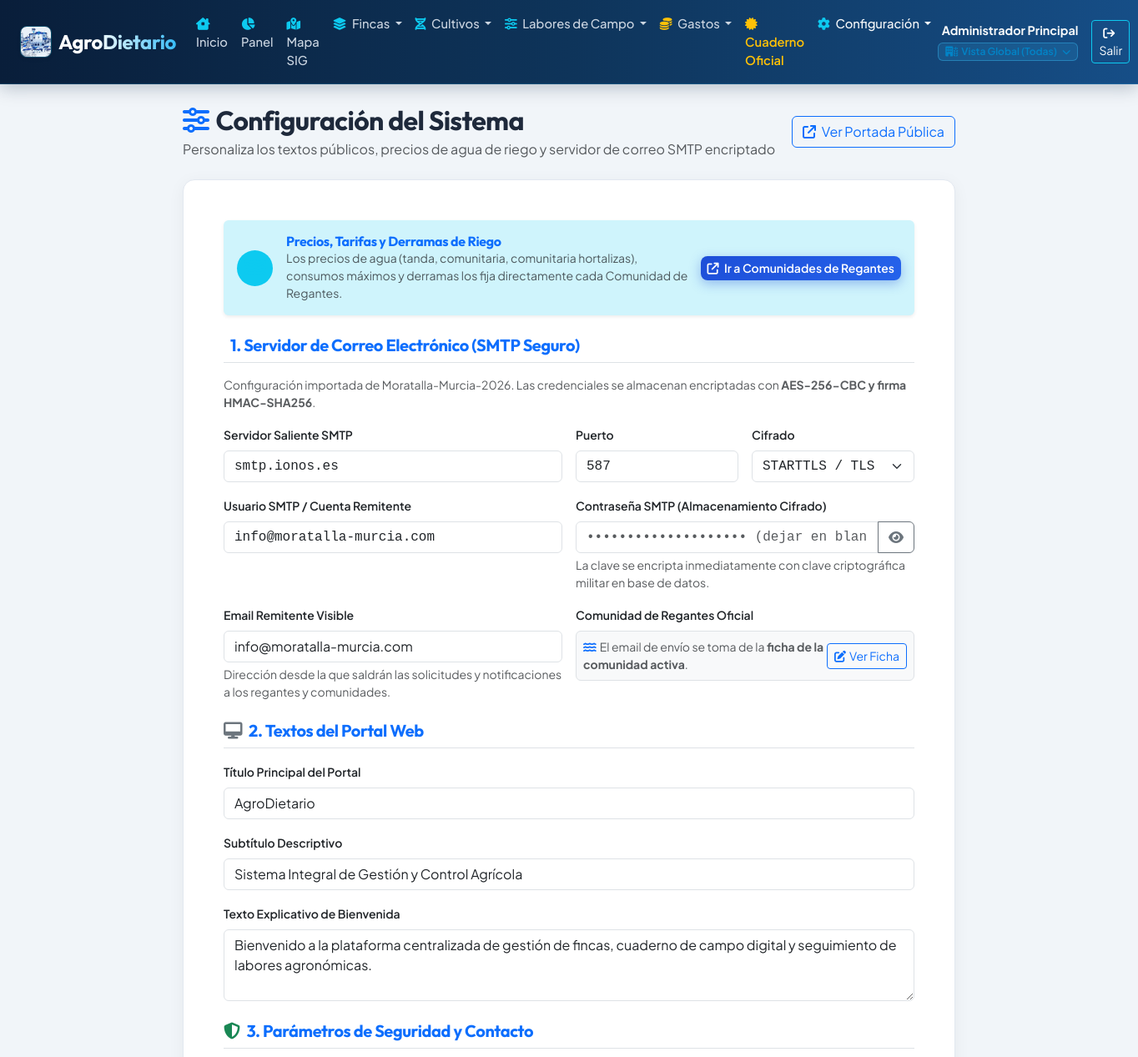
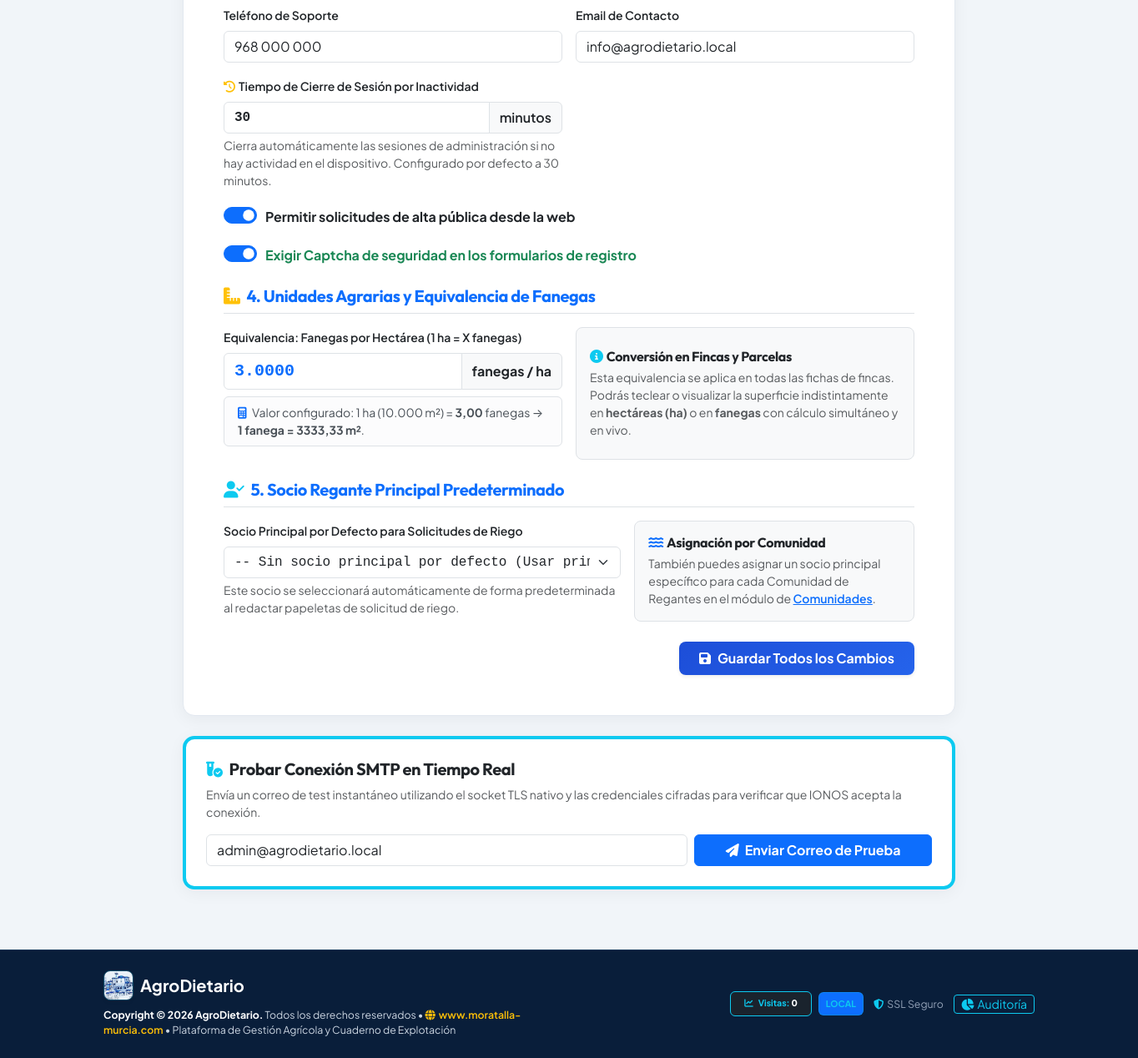
/views/admin/configuracion.php (signed in), run on the app's committed database (2 pictures, top to bottom).
### tables this page shows
CREATE TABLE configuracion_web (
    id_config INT AUTO_INCREMENT PRIMARY KEY,
    titulo_portal VARCHAR(150) NOT NULL DEFAULT 'AgroDietario - Gestión Agrícola',
    subtitulo_portal VARCHAR(255) NULL DEFAULT 'Control agronómico, trazabilidad de fincas y cuaderno de explotación digital',
    descripcion_bienvenida TEXT NULL,
    telefono_soporte VARCHAR(50) NULL,
    email_contacto VARCHAR(120) NULL,
    permitir_registro_publico TINYINT(1) NOT NULL DEFAULT 1,
    usar_captcha TINYINT(1) NOT NULL DEFAULT 1,
    mensaje_pendiente_aprobacion TEXT NULL,
    color_primario VARCHAR(20) DEFAULT '#2e7d32',
    fanegas_por_hectarea DECIMAL(8,4) NOT NULL DEFAULT 3.0000,
    tiempo_inactividad_minutos INT NOT NULL DEFAULT 30,
    actualizado_el TIMESTAMP DEFAULT CURRENT_TIMESTAMP ON UPDATE CURRENT_TIMESTAMP
);

### views/admin/configuracion.php (the view, shortened to what the rows shown need)
<?php
require_once VIEWS_PATH . '/layouts/header.php';
$db = Database::getConnection();
$cfg = $db->query("SELECT * FROM configuracion_web WHERE id_config = 1 LIMIT 1")->fetch();
?>
<div class="container py-4">
    <div class="row justify-content-center">
        <div class="col-lg-10">
            <div class="d-flex justify-content-between align-items-center mb-4">
                <div>
                    <h2 class="fw-bold mb-1"><i class="fa-solid fa-sliders text-primary me-2"></i>Configuración del Sistema</h2>
                </div>
            </div>
            <div class="card card-custom p-4 p-md-5 mb-4">
                <form action="<?= APP_URL ?>/admin/configuracion" method="POST">
                    <div class="mb-3">
                        <label class="form-label fw-semibold small">Título Principal del Portal</label>
                        <input type="text" name="titulo_portal" class="form-control" value="<?= htmlspecialchars(isset($cfg['titulo_portal']) ? $cfg['titulo_portal'] : '') ?>" required>
                    </div>
                    <div class="mb-3">
                        <label class="form-label fw-semibold small">Subtítulo Descriptivo</label>
                        <input type="text" name="subtitulo_portal" class="form-control" value="<?= htmlspecialchars(isset($cfg['subtitulo_portal']) ? $cfg['subtitulo_portal'] : '') ?>">
                    </div>
                    <div class="mb-4">
                        <label class="form-label fw-semibold small">Texto Explicativo de Bienvenida</label>
                        <textarea name="descripcion_bienvenida" class="form-control" rows="3"><?= htmlspecialchars(isset($cfg['descripcion_bienvenida']) ? $cfg['descripcion_bienvenida'] : '') ?></textarea>
                    </div>
                    <div class="row g-3 mb-3">
                        <div class="col-md-6">
                            <label class="form-label fw-semibold small">Teléfono de Soporte</label>
                            <input type="text" name="telefono_soporte" class="form-control" value="<?= htmlspecialchars(isset($cfg['telefono_soporte']) ? $cfg['telefono_soporte'] : '') ?>">
                        </div>
                        <div class="col-md-6">
                            <label class="form-label fw-semibold small">Email de Contacto</label>
                            <input type="email" name="email_contacto" class="form-control" value="<?= htmlspecialchars(isset($cfg['email_contacto']) ? $cfg['email_contacto'] : '') ?>">
                        </div>
                    </div>
                    <div class="row g-3 mb-3">
                        <div class="col-md-6">
                            <div class="input-group">
                                <input type="number" name="tiempo_inactividad_minutos" min="1" max="1440" step="1" class="form-control fw-bold font-monospace" value="<?= (int)(isset($cfg['tiempo_inactividad_minutos']) ? $cfg['tiempo_inactividad_minutos'] : 30) ?>" required>
                                <span class="input-group-text fw-semibold">minutos</span>
                            </div>
                        </div>
                    </div>
                    <div class="mb-3">
                        <div class="form-check form-switch fs-5">
                            <input class="form-check-input" type="checkbox" id="permitir_registro_publico" name="permitir_registro_publico" value="1" <?= (!empty($cfg['permitir_registro_publico'])) ? 'checked' : '' ?>>
                            <label class="form-check-label fs-6 fw-bold" for="permitir_registro_publico">Permitir solicitudes de alta pública desde la web</label>
                        </div>
                    </div>
                    <div class="mb-4">
                        <div class="form-check form-switch fs-5">
                            <input class="form-check-input" type="checkbox" id="usar_captcha" name="usar_captcha" value="1" <?= (!empty($cfg['usar_captcha'])) ? 'checked' : '' ?>>
                            <label class="form-check-label fs-6 fw-bold text-success" for="usar_captcha">Exigir Captcha de seguridad en los formularios de registro</label>
                        </div>
                    </div>
                    <div class="row g-3 mb-4">
                        <div class="col-md-6">
                            <div class="input-group">
                                <input type="number" step="0.0001" min="0.01" name="fanegas_por_hectarea" class="form-control font-monospace fs-5 fw-bold text-primary" value="<?= htmlspecialchars(isset($cfg['fanegas_por_hectarea']) ? $cfg['fanegas_por_hectarea'] : '3.0000') ?>" required id="cfg_fanegas_input" oninput="calcularM2Fanega()">
                                <span class="input-group-text fw-bold">fanegas / ha</span>
                            </div>
                        </div>
                    </div>
                </form>
            </div>
        </div>
    </div>
</div>
<?php require_once VIEWS_PATH . '/layouts/footer.php'; ?>

### data on the page
configuracion_web: titulo_portal "AgroDietario", subtitulo_portal "Sistema Integral de Gestión y Control Agrícola", descripcion_bienvenida "Bienvenido a la plataforma centralizada de gestión de fincas, cuaderno de campo digital y seguimiento de labores agronómicas.", telefono_soporte "968 000 000", email_contacto "info@agrodietario.local", tiempo_inactividad_minutos "30", permitir_registro_publico "☑", usar_captcha "☑", fanegas_por_hectarea "3.0000"

### other printed values
$u['nombre_completo'] "Administrador Principal"
$u['nombre_propietario'] "Vista Global (Todas)"
$footerTitle "AgroDietario"
$contadorVisitas "0"
APP_ENV "LOCAL"
